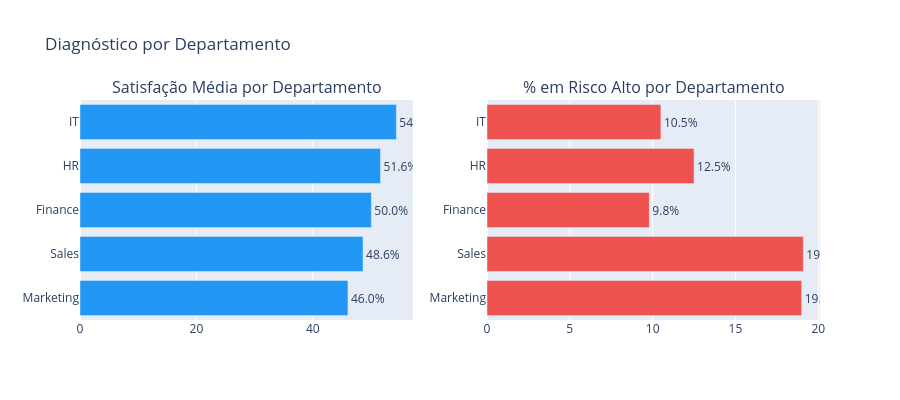

This figure's notebook cell:
### Markdown cell above
## 2. Departamentos Críticos

### Code cell
depto_risco = df.groupby('Department').agg(
    satisfacao_media=('Satisfaction Rate (%)', 'mean'),
    produtividade_media=('Productivity (%)', 'mean'),
    feedback_medio=('Feedback Score', 'mean'),
    total=('Name', 'count'),
    risco_alto=('risco', lambda x: (x == 'Alto').sum())
).reset_index()

depto_risco['pct_risco_alto'] = (depto_risco['risco_alto'] / depto_risco['total'] * 100).round(1)
depto_risco = depto_risco.sort_values('satisfacao_media')

fig = make_subplots(
    rows=1, cols=2,
    subplot_titles=['Satisfação Média por Departamento', '% em Risco Alto por Departamento']
)

fig.add_trace(
    go.Bar(
        y=depto_risco['Department'],
        x=depto_risco['satisfacao_media'],
        orientation='h',
        marker_color='#2196F3',
        text=depto_risco['satisfacao_media'].round(1).astype(str) + '%',
        textposition='outside',
        name='Satisfação'
    ), row=1, col=1
)

fig.add_trace(
    go.Bar(
        y=depto_risco['Department'],
        x=depto_risco['pct_risco_alto'],
        orientation='h',
        marker_color='#ef5350',
        text=depto_risco['pct_risco_alto'].astype(str) + '%',
        textposition='outside',
        name='Risco Alto'
    ), row=1, col=2
)

fig.update_layout(title='Diagnóstico por Departamento', showlegend=False, height=400)
fig.show()

print(depto_risco[['Department', 'satisfacao_media', 'produtividade_media', 'feedback_medio', 'pct_risco_alto']].to_string(index=False))

### Figure 1 — Plotly figure (JSON) as saved in the notebook; plotly's stock layout.template omitted (floating-point values rounded to 4 significant figures)
{"data": [{"marker": {"color": "#2196F3"}, "name": "Satisfação", "orientation": "h", "text": ["46.0%", "48.6%", "50.0%", "51.6%", "54.3%"], "textposition": "outside", "type": "bar", "x": [46.02, 48.62, 50.05, 51.62, 54.34], "xaxis": "x", "y": ["Marketing", "Sales", "Finance", "HR", "IT"], "yaxis": "y"}, {"marker": {"color": "#ef5350"}, "name": "Risco Alto", "orientation": "h", "text": ["19.0%", "19.1%", "9.8%", "12.5%", "10.5%"], "textposition": "outside", "type": "bar", "x": [19.0, 19.1, 9.8, 12.5, 10.5], "xaxis": "x2", "y": ["Marketing", "Sales", "Finance", "HR", "IT"], "yaxis": "y2"}], "layout": {"annotations": [{"font": {"size": 16}, "showarrow": false, "text": "Satisfação Média por Departamento", "x": 0.225, "xanchor": "center", "xref": "paper", "y": 1.0, "yanchor": "bottom", "yref": "paper"}, {"font": {"size": 16}, "showarrow": false, "text": "% em Risco Alto por Departamento", "x": 0.775, "xanchor": "center", "xref": "paper", "y": 1.0, "yanchor": "bottom", "yref": "paper"}], "height": 400, "showlegend": false, "title": {"text": "Diagnóstico por Departamento"}, "xaxis": {"anchor": "y", "domain": [0.0, 0.45]}, "xaxis2": {"anchor": "y2", "domain": [0.55, 1.0]}, "yaxis": {"anchor": "x", "domain": [0.0, 1.0]}, "yaxis2": {"anchor": "x2", "domain": [0.0, 1.0]}}}
